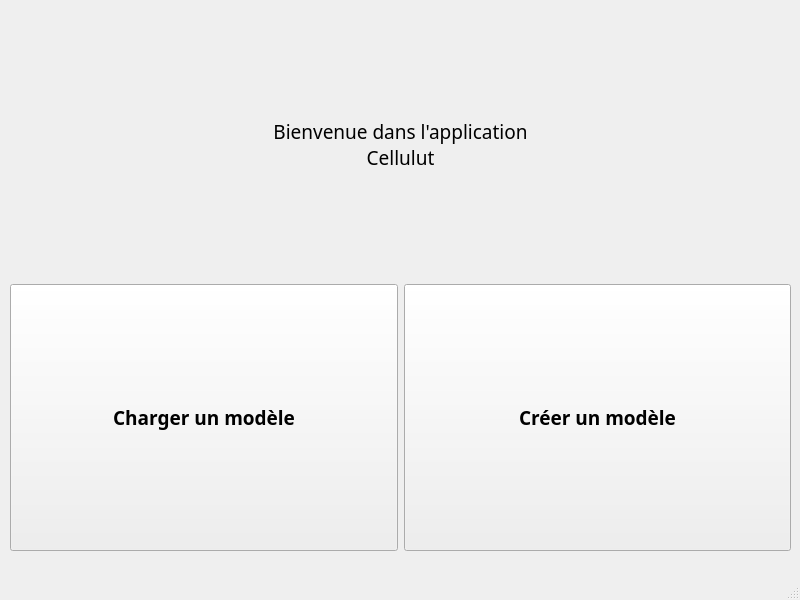
<?xml version="1.0" encoding="UTF-8"?>
<ui version="4.0">
 <class>V_MainWindow</class>
 <widget class="QMainWindow" name="V_MainWindow">
  <property name="geometry">
   <rect>
    <x>0</x>
    <y>0</y>
    <width>800</width>
    <height>600</height>
   </rect>
  </property>
  <property name="windowTitle">
   <string>Cellulut</string>
  </property>
  <widget class="QWidget" name="centralwidget">
   <widget class="QWidget" name="verticalLayoutWidget">
    <property name="geometry">
     <rect>
      <x>10</x>
      <y>10</y>
      <width>781</width>
      <height>541</height>
     </rect>
    </property>
    <layout class="QVBoxLayout" name="verticalLayout">
     <item>
      <widget class="QLabel" name="label">
       <property name="font">
        <font>
         <family>Bahnschrift Light</family>
         <pointsize>14</pointsize>
        </font>
       </property>
       <property name="text">
        <string>Bienvenue dans l'application
Cellulut</string>
       </property>
       <property name="alignment">
        <set>Qt::AlignCenter</set>
       </property>
      </widget>
     </item>
     <item>
      <layout class="QHBoxLayout" name="horizontalLayout">
       <item>
        <widget class="QPushButton" name="actionLoadTemplate">
         <property name="sizePolicy">
          <sizepolicy hsizetype="Minimum" vsizetype="Minimum">
           <horstretch>0</horstretch>
           <verstretch>0</verstretch>
          </sizepolicy>
         </property>
         <property name="font">
          <font>
           <family>Arial Black</family>
           <pointsize>14</pointsize>
           <weight>75</weight>
           <bold>true</bold>
          </font>
         </property>
         <property name="text">
          <string>Charger un modèle</string>
         </property>
        </widget>
       </item>
       <item>
        <widget class="QPushButton" name="actionCreateTemplate">
         <property name="sizePolicy">
          <sizepolicy hsizetype="Minimum" vsizetype="Minimum">
           <horstretch>0</horstretch>
           <verstretch>0</verstretch>
          </sizepolicy>
         </property>
         <property name="font">
          <font>
           <family>Arial Black</family>
           <pointsize>14</pointsize>
           <weight>75</weight>
           <bold>true</bold>
          </font>
         </property>
         <property name="text">
          <string>Créer un modèle</string>
         </property>
        </widget>
       </item>
      </layout>
     </item>
    </layout>
   </widget>
  </widget>
  <widget class="QMenuBar" name="menubar">
   <property name="geometry">
    <rect>
     <x>0</x>
     <y>0</y>
     <width>800</width>
     <height>21</height>
    </rect>
   </property>
  </widget>
  <widget class="QStatusBar" name="statusbar"/>
 </widget>
 <resources/>
 <connections/>
</ui>
